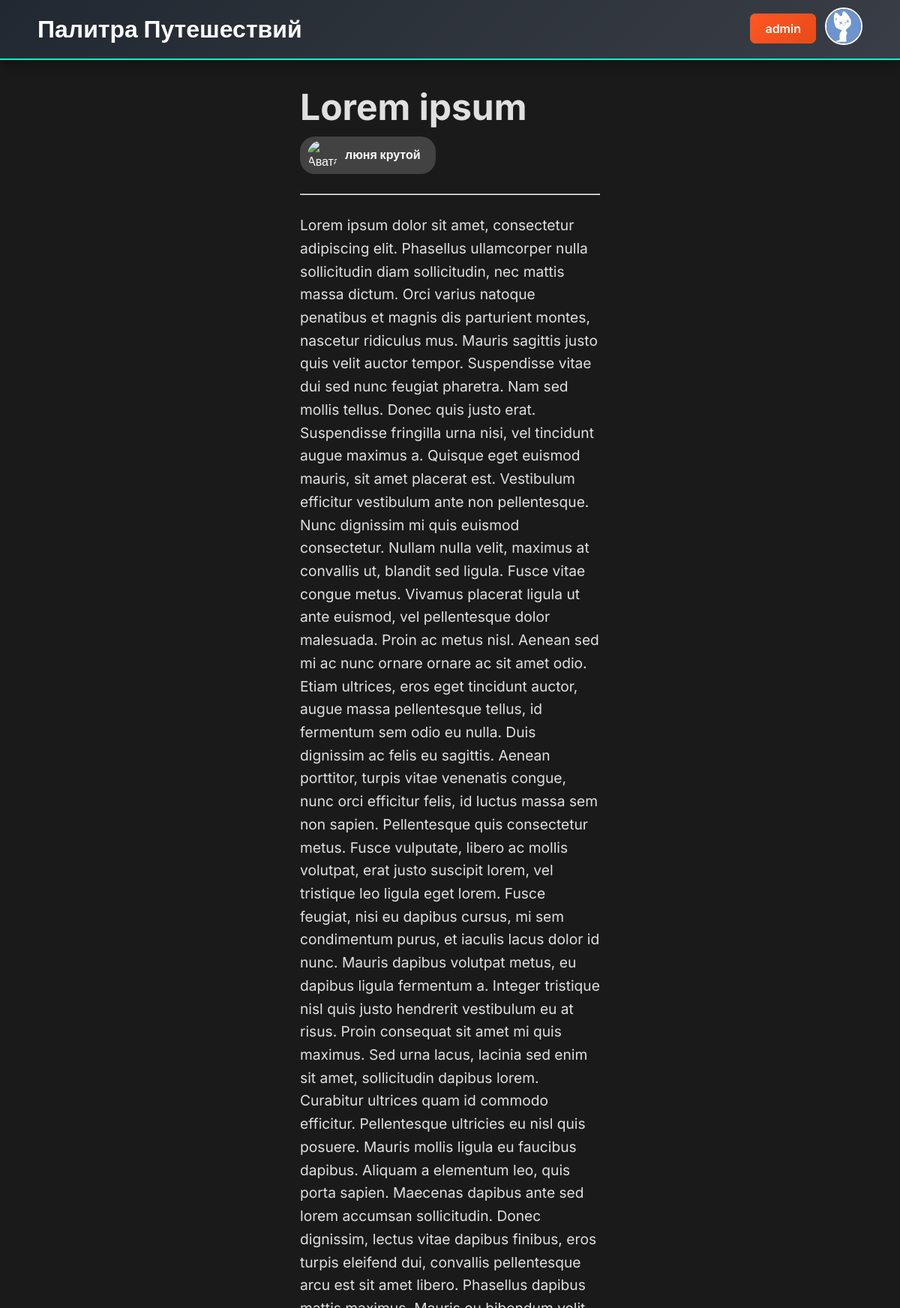
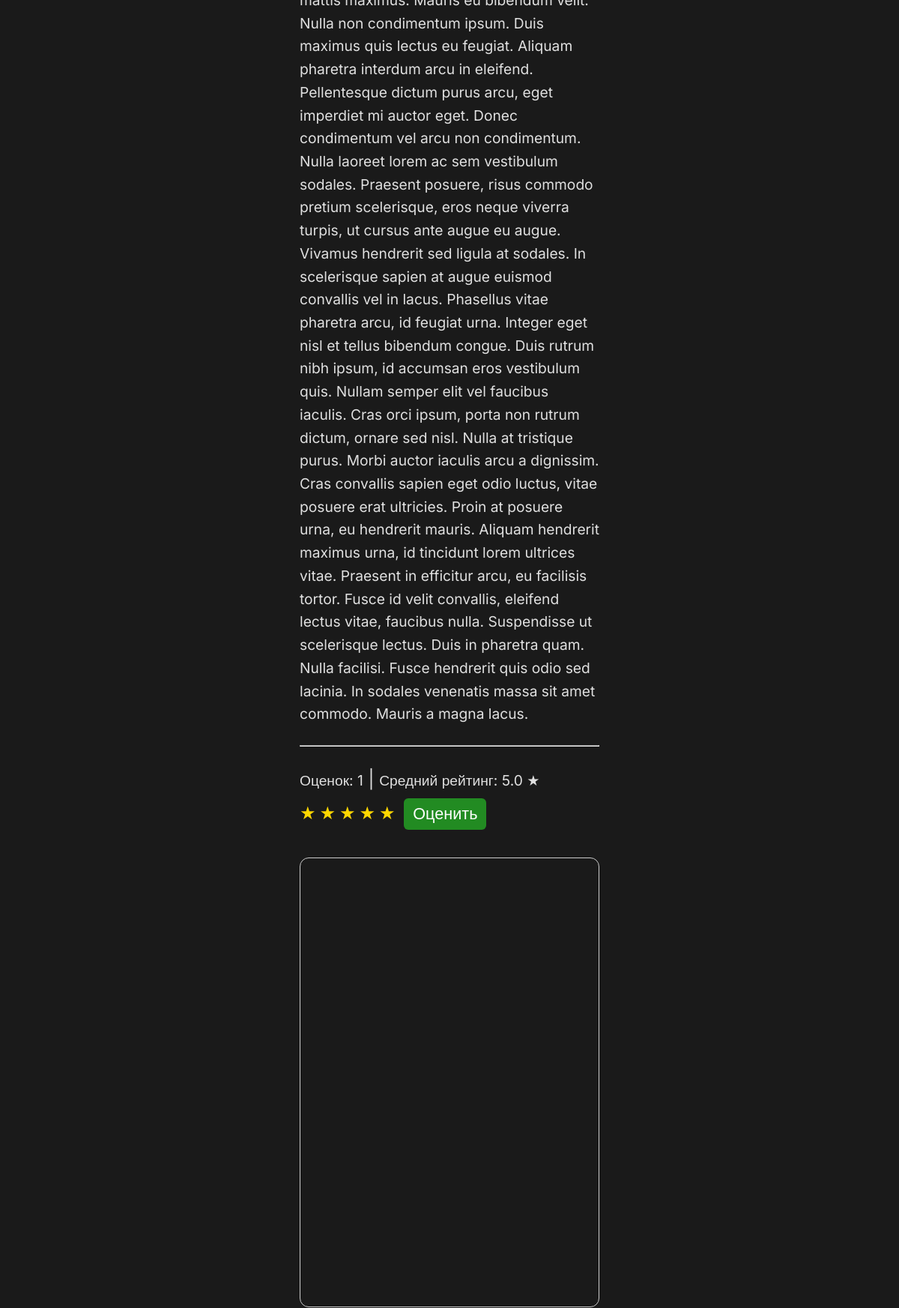
The page /route/2 (signed in, upper part) on the database its author committed (2 pictures, top to bottom).
### app.py (models this page shows)
class User(db.Model, UserMixin):
    id = db.Column(db.Integer, primary_key=True)
    username = db.Column(db.String(50), unique=True, nullable=False)
    password = db.Column(db.String(200), nullable=False)
    avatar_url = db.Column(db.String(300))
    is_moderator = db.Column(db.Boolean, default=False)
    is_admin = db.Column(db.Boolean, default=False)

class Route(db.Model):
    __tablename__ = 'route'
    id = db.Column(db.Integer, primary_key=True)
    title = db.Column(db.String(100), nullable=False)
    description = db.Column(db.Text)
    is_private = db.Column(db.Boolean, default=False)
    moderated = db.Column(db.Boolean, default=False)
    user_id = db.Column(db.Integer, db.ForeignKey('user.id'))
    photos = db.relationship('Photo', backref='route', lazy=True)
    comments = db.relationship('Comment', backref='route', lazy=True)
    changes = db.relationship('ChangeHistory', backref='route', lazy=True)
    landmarks = db.relationship('Landmark', backref='route', lazy=True)
    points = db.Column(db.Text, nullable=True)
    allMarkers = db.Column(db.Text, nullable=True)
    ratings = db.relationship('Rating', backref='route', lazy='dynamic')
    @property
    def ratings_count(self):
        return self.ratings.count()
    @property
    def average_rating(self):
        ratings_list = self.ratings.all()
        if ratings_list:
            return round(sum(r.rating for r in ratings_list) / len(ratings_list), 1)
        return 0

class Rating(db.Model):
    id = db.Column(db.Integer, primary_key=True)
    user_id = db.Column(db.Integer, db.ForeignKey('user.id'))
    route_id = db.Column(db.Integer, db.ForeignKey('route.id'))
    rating = db.Column(db.Integer)

### app.py (the view)
@app.route('/route/<int:route_id>')
def view_route(route_id):
    route = Route.query.get_or_404(route_id)
    creator = User.query.get(route.user_id)
    user_rating = None
    if current_user.is_authenticated:
        rating_obj = Rating.query.filter_by(user_id=current_user.id, route_id=route.id).first()
        user_rating = rating_obj.rating if rating_obj else None
    route_landmarks = [landmark.to_dict() for landmark in route.landmarks]
    return render_template('route_detail.html', route=route, user_rating=user_rating, route_landmarks=route_landmarks, creator=creator)

### app.py (called while the page is built)
@login_manager.user_loader
def load_user(user_id):
    return User.query.get(int(user_id))

    def to_dict(self):
        return {
            'id': self.id,
            'route_id': self.route_id,
            'name': self.name,
            'description': self.description,
            'lat': self.lat,
            'lng': self.lng,
            'photo_url': self.photo_url,
            'video_url': self.video_url,
            'yandex_url': self.yandex_url,
            'is_featured': self.is_featured,
            'auto_fetched': self.auto_fetched
        }

### templates/route_detail.html (shortened to what this page needs)
<!DOCTYPE html>
<html lang="ru">
<head>
  <link rel="stylesheet" href="{{ url_for('static', filename='css/styles.css') }}">
</head>
<body>
    <header>
      <div class="header-container">
        <div class="site-title">
          <h1>Палитра Путешествий</h1>
        </div>
        <div class="user-actions">
          {% if current_user.is_authenticated %}
            <div class="user-info">
              <div class="user-details">
                <a class="profile-link" href="{{ url_for('user_profile', user_id=current_user.id) }}">{{ current_user.username }}</a>
              </div>
              <div class="avatar">
                {% if current_user.avatar_url %}
                  <img src="{{ current_user.avatar_url }}" alt="Аватар">
                {% else %}
                  <img src="{{ url_for('static', filename='images/default-avatar.png') }}" alt="Аватар">
                {% endif %}
              </div>
            </div>
          {% else %}
            <a class="login-btn" href="{{ url_for('login') }}">Войти</a>
          {% endif %}
        </div>
      </div>
    </header>
  <section>
    <br>
    <div class="route-title">
      <h1>{{ route.title }}</h1>
    </div>
    <div class="route_creator_container">
      <a href="/user/{{ creator.id }}" class="route_creator">
      {% if creator.avatar_url %}
          <img src="{{ creator.avatar_url or url_for('static', filename='default-avatar.png') }}"
               alt="Аватар пользователя"
               style="width: 40px; height: 40px; border-radius: 50%;">
      {% else %}
          <img src="{{ url_for('static', filename='images/default-avatar.png') }}"
               alt="Аватар пользователя"
               style="width: 40px; height: 40px; border-radius: 50%;">
      {% endif %}
      <p><b>{{ creator.username }}</b></p>
    </a>
    </div>
<br><hr><br>
    <p class="desc">{{ route.description }}</p>
    <br>
    <hr>
    <br>
    <div class="rating">
      <span>Оценок: {{ route.ratings_count }}</span> |
      <span>Средний рейтинг: {{ route.average_rating }} ★</span>
      {% if current_user.is_authenticated %}
      <form action="{{ url_for('rate_route', route_id=route.id) }}" method="POST" style="display:inline;">
        <div class="star-rating">
          <label for="star5-route-{{ route.id }}">★</label>
          <label for="star4-route-{{ route.id }}">★</label>
          <label for="star3-route-{{ route.id }}">★</label>
          <label for="star2-route-{{ route.id }}">★</label>
          <label for="star1-route-{{ route.id }}">★</label>
        </div>
        <button type="submit" class="btn">Оценить</button>
      </form>
      {% endif %}
    </div>
    <div id="map"></div>
    <br>
  </section>
</body>
</html>

### static/css/styles.css (style rules this page uses)
* { margin: 0; padding: 0; box-sizing: border-box; }
html { height: 100%; }
body { height: 100%; display: flex; flex-direction: column; font-family: 'Inter', sans-serif; background: #1a1a1a; color: #e0e0e0; line-height: 1.6; }
header { background: linear-gradient(135deg, #222831, #393e46); color: #fff; padding: 10px 0; box-shadow: 0 8px 16px rgba(0, 0, 0, 0.3); border-bottom: 2px solid #00ffcc; }
.user-info { display: flex; justify-content: flex-start; align-items: center; gap: 12px; }
.header-container { display: flex; justify-content: space-between; align-items: center; max-width: 1100px; margin: 0 auto; }
.site-title { display: flex; justify-content: flex-start; align-items: center; gap: 12px; }
.route-title { font-size: 2em; }
.create-route-btn, .profile-link, .login-btn, .admin-btn { background: linear-gradient(135deg, #ff5722, #e64a19); color: #fff; padding: 10px 20px; border-radius: 8px; text-decoration: none; font-weight: 600; transition: background 0.3s, transform 0.3s, box-shadow 0.3s; }
section { margin: 0 400px; }
section .desc { font-size: 1.2em; }
section span { font-size: 0.8em; }
.profile-link, .login-btn { background-color: #ff8c00; color: #fff; padding: 10px 20px; border-radius: 8px; text-decoration: none; font-weight: 600; transition: background-color 0.2s, transform 0.2s, box-shadow 0.2s; }
.avatar img { width: 50px; height: 50px; border-radius: 50%; object-fit: cover; border: 2px solid #fff; transition: transform 0.2s; }
.star-rating { display: inline-flex; flex-direction: row-reverse; gap: 5px; align-items: center; }
.star-rating label { color: #ccc; cursor: pointer; transition: color 0.2s; }
.star-rating input[type="radio"]:checked ~ label, .star-rating label:hover, .star-rating label:hover ~ label { color: #ffd700; }
.btn { display: inline-block; background-color: #228b22; color: #fff; border: none; padding: 8px 12px; border-radius: 8px; margin: 5px; cursor: pointer; font-size: 0.9em; transition: background-color 0.2s, transform 0.2s, box-shadow 0.2s; }
#map { width: 100%; height: 600px; margin: 20px 0; border: 1px solid #ccc; border-radius: 12px; overflow: hidden; }
.rating { font-size: 1.5em; }
form { margin: 20px auto; max-width: 1150px; }
form div { margin-bottom: 15px; }
form label { display: block; margin-bottom: 5px; color: #e0e0e0; font-weight: 500; }
form button, form .btn { background: #228b22; color: #fff; border: none; padding: 8px 12px; border-radius: 6px; cursor: pointer; font-size: 0.9em; transition: background 0.2s, transform 0.2s; }
.route_creator { display: flex; align-items: center; gap: 10px; padding: 5px 20px 5px 10px; background-color: #424242; border-radius: 20px; transition: box-shadow 0.3s ease, background-color 0.3s ease; text-decoration: none; color: #ffffff; }
.route_creator img { width: 30px; height: auto; border-radius: 50%; }
a { text-decoration: none; color: inherit; }
.route_creator_container { width:fit-content; }

### rows shown on the page
User: username "admin"
Route: title "Lorem ipsum", description "Lorem ipsum dolor sit amet, consectetur adipiscing elit. Phasellus ullamcorper nulla sollicitudin diam sollicitudin, nec mattis massa dictum. Orci varius natoque penatibus et magnis dis parturient montes, nascetur ridiculus mus. Mauris sagittis justo quis velit auctor tempor. Suspendisse vitae dui sed nunc feugiat pharetra. Nam sed mollis tellus. Donec quis justo erat. Suspendisse fringilla urna nisi, vel tincidunt augue maximus a. Quisque eget euismod mauris, sit amet placerat est. Vestibulum efficitur vestibulum ante non pellentesque. Nunc dignissim mi quis euismod consectetur. Nullam nulla velit, maximus at convallis ut, blandit sed ligula. Fusce vitae congue metus. Vivamus placerat…"
User: username "люня крутой"
Rating: average_rating "5.0"

### other values the page prints
{{ route.ratings_count }} "1"
